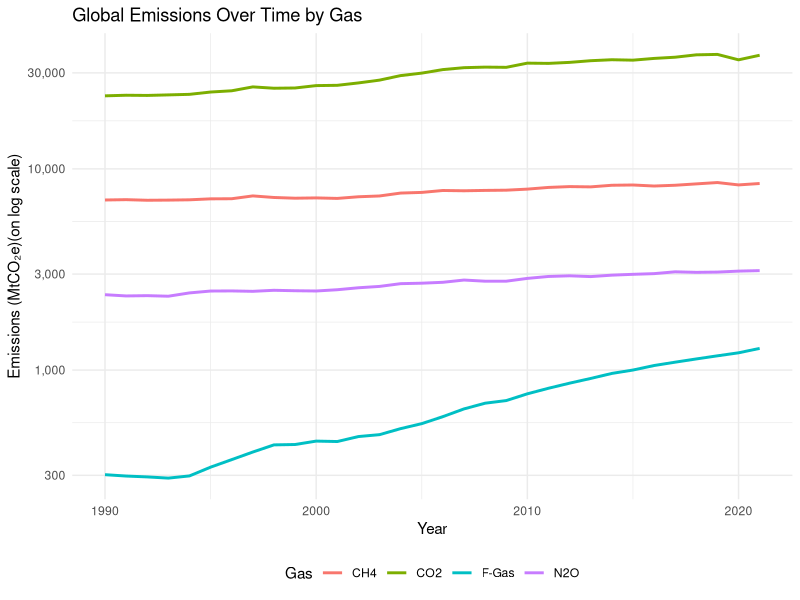
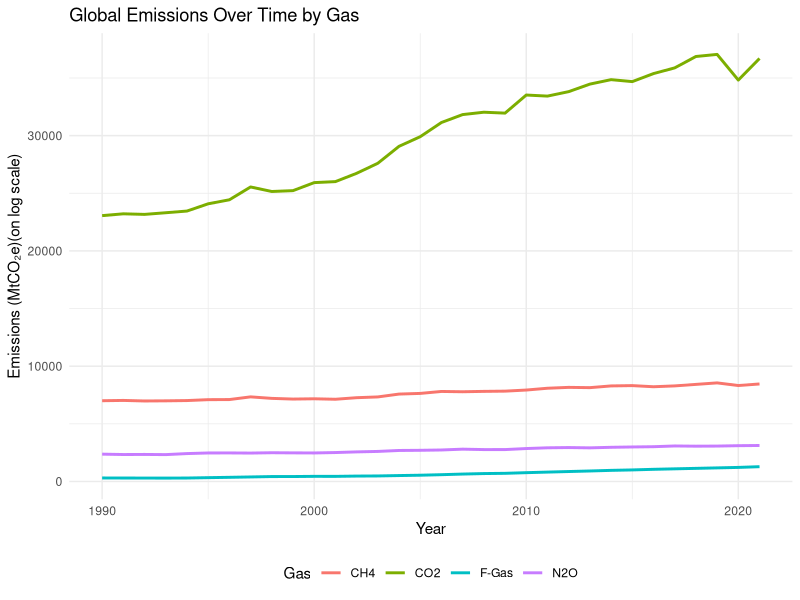
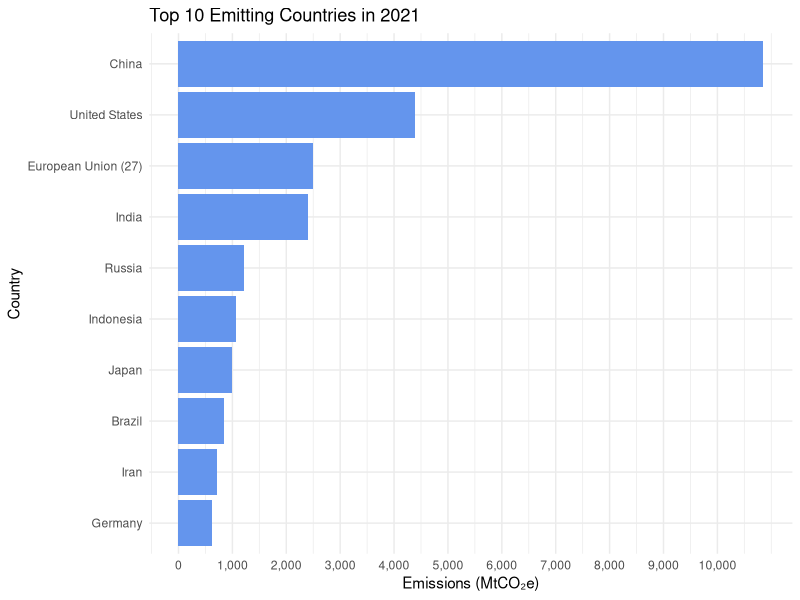
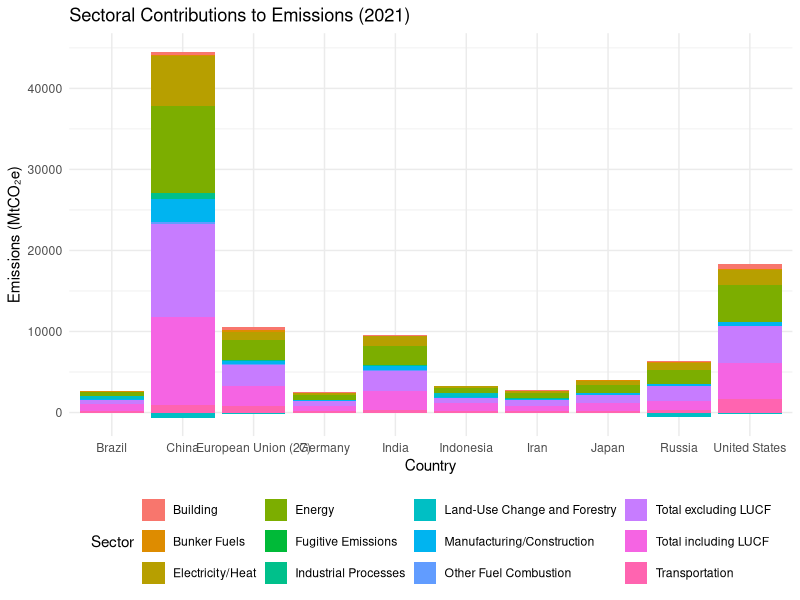
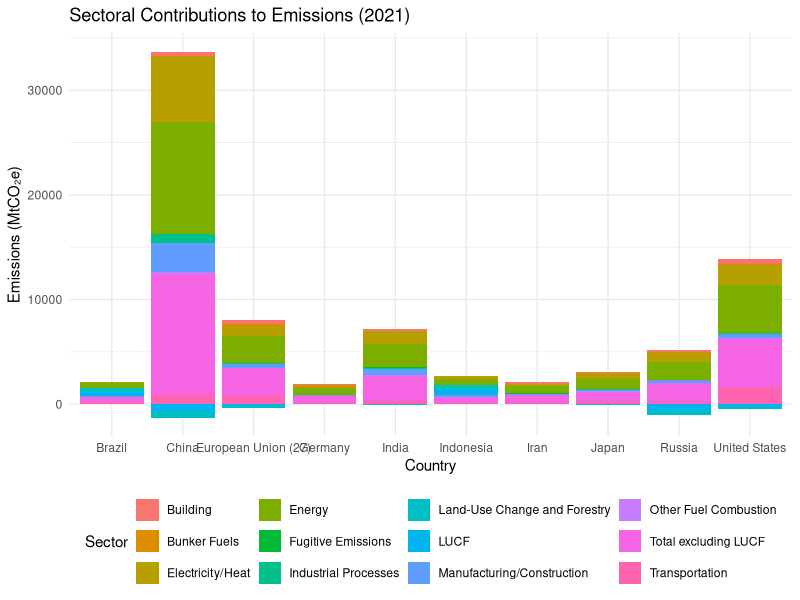
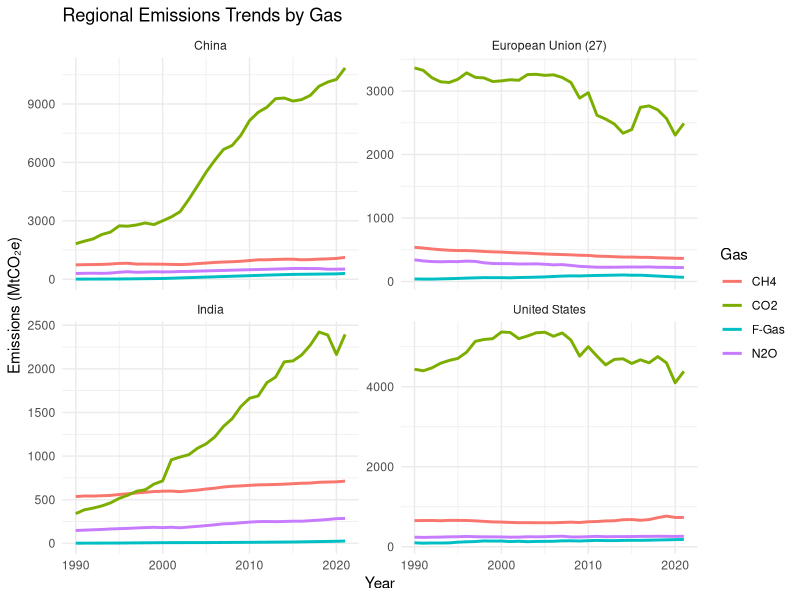
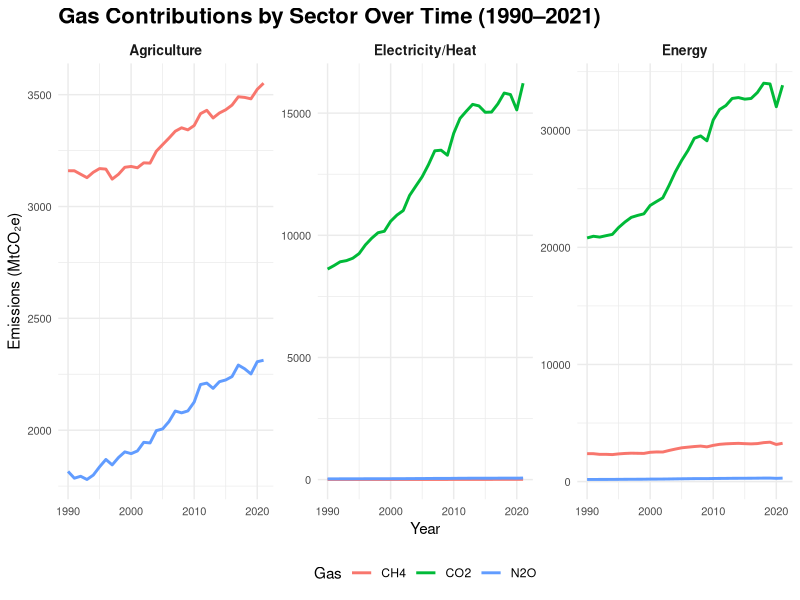
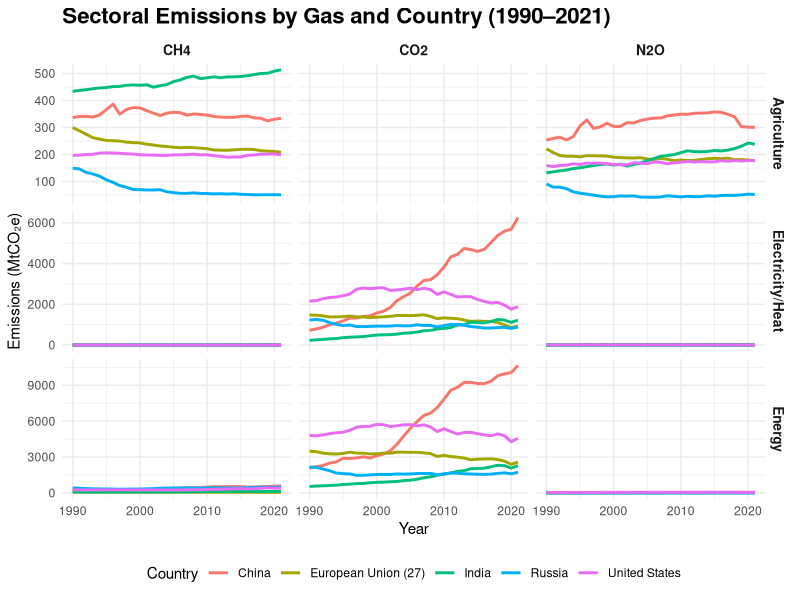

Write R code to recreate these figures, in order.
## ---- chunk 1
library(readr)
library(tidyverse)
## ---- chunk 2
data <- read.csv("Datasets/historical_emissions.csv", na.strings = c("NA", "N/A"))

tail(data)
dim(data)
## ---- chunk 3
cleaned_data <- na.omit(data)
dim(cleaned_data)
str(cleaned_data)
data_long <- cleaned_data |>
  pivot_longer(
    cols = starts_with("X"),    # Select all columns starting with "X" (years)
    names_to = "Year",          # New column for years
    values_to = "Emissions"     # New column for emission values
  ) |>
  mutate(Year = as.numeric(sub("X", "", Year)))
data_long
## ---- chunk 4
# Filter for global emissions across all gases for "Total including LUCF"
global_emissions_gases <- subset(data_long, Country == "World" & Sector == "Total including LUCF")

# Plot emissions for all gases with different line colors
ggplot(global_emissions_gases, aes(x = Year, y = Emissions, color = Gas)) +
  geom_line(size = 1) +
  scale_y_continuous(trans = 'log10', labels = scales::comma) +
  labs(title = "Global Emissions Over Time by Gas",
       x = "Year",
       y = "Emissions (MtCO₂e)(on log scale)",
       color = "Gas") +
  theme_minimal() +
  theme(legend.position = "bottom")

global_emissions_gases <- subset(data_long, Country == "World" & Sector == "Total including LUCF")
## ---- chunk 5
# Plot emissions for all gases with different line colors
ggplot(global_emissions_gases, aes(x = Year, y = Emissions, color = Gas)) +
  geom_line(size = 1) +
  labs(title = "Global Emissions Over Time by Gas",
       x = "Year",
       y = "Emissions (MtCO₂e)(on log scale)",
       color = "Gas") +
  theme_minimal() +
  theme(legend.position = "bottom")
## ---- chunk 6
data_2021 <- subset(data_long, Year == 2021 & Gas == "CO2" & Sector == "Total including LUCF")
top_10 <- data_2021[order(-data_2021$Emissions), ][2:11, ]

ggplot(top_10, aes(x = reorder(Country, Emissions), y = Emissions)) +
  geom_bar(stat = "identity", fill = "cornflowerblue") +
  scale_y_continuous(breaks = seq(0, max(top_10$Emissions), by = 1000), labels = scales::comma) +
  labs(title = "Top 10 Emitting Countries in 2021",
       x = "Country",
       y = "Emissions (MtCO₂e)") +
  theme_minimal() +
  coord_flip()
## ---- chunk 7
top_countries <- top_10$Country
sector_data <- subset(data_long, Year == 2021 & Country %in% top_countries & Gas == "CO2")

ggplot(sector_data, aes(x = Country, y = Emissions, fill = Sector)) +
  geom_bar(stat = "identity") +
  labs(title = "Sectoral Contributions to Emissions (2021)",
       x = "Country",
       y = "Emissions (MtCO₂e)") +
  theme_minimal() +
  theme(legend.position = "bottom")
## ---- chunk 8
# Calculate LUCF emissions
sector_data <- subset(data_long, Year == 2021 & Country %in% top_countries & Gas == "CO2")

# Create a new LUCF column by calculating the difference
sector_data_lucf <- sector_data |>
  filter(Sector %in% c("Total including LUCF", "Total excluding LUCF")) |>
  spread(Sector, Emissions) |>
  mutate(LUCF = `Total including LUCF` - `Total excluding LUCF`) |>
  gather(key = "Sector", value = "Emissions", c("LUCF", "Total excluding LUCF"))

# Combine with other sectors
sector_data_combined <- sector_data |>
  filter(!Sector %in% c("Total including LUCF", "Total excluding LUCF")) |>
  bind_rows(sector_data_lucf)

# Plot the updated data
ggplot(sector_data_combined, aes(x = Country, y = Emissions, fill = Sector)) +
  geom_bar(stat = "identity") +
  labs(title = "Sectoral Contributions to Emissions (2021)",
       x = "Country",
       y = "Emissions (MtCO₂e)") +
  theme_minimal() +
  theme(legend.position = "bottom") +
  scale_color_brewer(palette = "PuBu") 
## ---- chunk 9
facet_data <- subset(data_long, Country %in% c("China", "United States", "India", "European Union (27)") & Sector == "Total including LUCF")

ggplot(facet_data, aes(x = Year, y = Emissions, color = Gas)) +
  geom_line(size = 1) +
  facet_wrap(~ Country, scales = "free_y") +
  labs(title = "Regional Emissions Trends by Gas",
       x = "Year",
       y = "Emissions (MtCO₂e)") +
  theme_minimal()
## ---- chunk 10
facet_data <- subset(
  data_long,
  Country %in% c(
    "China", "United States", "India", "European Union (27)",
    "Russia", "Japan", "Brazil", "Indonesia", "Iran", "Germany"  # Top 10 emitters
  ) &
    Sector %in% c(
      "Energy", "Agriculture", "Transport",
      "Electricity/Heat", "Waste", "Industrial Processes"
    ) &  # Key sectors
    Gas %in% c("CO2", "CH4", "N2O", "F-Gas")  # Major greenhouse gases
)
## ---- chunk 11
gas_sector_data <- subset(
  data_long,
  Country == "World" & Sector %in% c("Energy", "Agriculture", "Transport", "Electricity/Heat") & Gas %in% c("CO2", "CH4", "N2O", "F-Gas")
)

ggplot(gas_sector_data, aes(x = Year, y = Emissions, color = Gas)) +
  geom_line(size = 1) +
  facet_wrap(~ Sector, scales = "free_y") +
  labs(
    title = "Gas Contributions by Sector Over Time (1990–2021)",
    x = "Year",
    y = "Emissions (MtCO₂e)",
    color = "Gas"
  ) +
  theme_minimal() +
  theme(
    strip.text = element_text(size = 10, face = "bold"),
    plot.title = element_text(size = 16, face = "bold"),
    axis.text = element_text(size = 8),
    legend.position = "bottom"
  )
## ---- chunk 12
# Filter data for selected countries and sectors across gases
gas_focused <- subset(
  data_long,
  Country %in% c("China", "United States", "India", "European Union (27)", "Russia") &
    Sector %in% c("Energy", "Agriculture", "Transport", "Electricity/Heat") &
    Gas %in% c("CO2", "CH4", "N2O", "F-Gas")
)

# Faceted grid plot
ggplot(gas_focused, aes(x = Year, y = Emissions, color = Country)) +
  geom_line(size = 1) +
  facet_grid(Sector ~ Gas, scales = "free_y") +
  labs(
    title = "Sectoral Emissions by Gas and Country (1990–2021)",
    x = "Year",
    y = "Emissions (MtCO₂e)",
    color = "Country"
  ) +
  theme_minimal() +
  theme(
    strip.text = element_text(size = 10, face = "bold"),
    plot.title = element_text(size = 16, face = "bold"),
    legend.position = "bottom"
  )

## ---- chunk 13
sector_country_data <- subset(
  data_long,
  Year == 2021 &
    Country %in% c(
      "China", "United States", "India", "European Union (27)",
      "Russia", "Japan", "Brazil", "Germany"
    ) &
    Gas == "CO2" &
    !Sector %in% c("Total including LUCF", "Total excluding LUCF")  # Exclude these sectors
)

ggplot(sector_country_data, aes(x = Country, y = Sector, fill = Emissions)) +
  geom_tile() +
  scale_fill_gradient(low = "lightblue", high = "darkblue") +
  labs(
    title = "Sectoral Emissions Intensity Across Countries (2021)",
    x = "Country",
    y = "Sector",
    fill = "Emissions (MtCO₂e)"
  ) +
  theme_minimal() +
  theme(
    plot.title = element_text(size = 16, face = "bold"),
    axis.text.x = element_text(angle = 45, hjust = 1),
    legend.position = "right"
  )
## ---- chunk 14
# Filter data for sector-by-gas analysis
sector_gas_data <- subset(
  data_long,
  Year == 2021 &
    !Sector %in% c("Total including LUCF", "Total excluding LUCF") &
    Gas %in% c("CO2", "CH4", "N2O", "F-Gas")
)
## ---- chunk 15
# Summarize data to get total emissions by sector and gas
sector_gas_summary <- sector_gas_data |>
  group_by(Sector, Gas) |>
  summarise(Total_Emissions = sum(Emissions, na.rm = TRUE)) |>
  ungroup()

# Create stacked bar chart
ggplot(sector_gas_summary, aes(x = reorder(Sector, -Total_Emissions), y = Total_Emissions, fill = Gas)) +
  geom_bar(stat = "identity") +
  labs(
    title = "Sectoral Emissions by Gas (2021)",
    x = "Sector",
    y = "Total Emissions (MtCO₂e)",
    fill = "Gas"
  ) +
  theme_minimal() +
  theme(
    plot.title = element_text(size = 16, face = "bold"),
    axis.text.x = element_text(angle = 45, hjust = 1),
    legend.position = "bottom"
  )
## ---- chunk 16
library(ggplot2)

# Filter data for relevant countries, sectors, and gases
grouped_bar_data <- subset(
  data_long,
  Year == 2021 &
    Country %in% c("China", "United States", "India", "European Union (27)", "Russia") &
    !Sector %in% c("Total including LUCF", "Total excluding LUCF") &
    Gas %in% c("CO2", "CH4", "N2O","F-Gas")
)

# Create grouped bar chart
ggplot(grouped_bar_data, aes(x = Sector, y = Emissions, fill = Gas)) +
  geom_bar(stat = "identity", position = "dodge") +
  facet_wrap(~ Country, scales = "free_y") +
  labs(
    title = "Sectoral Emissions by Gas Faceted by Country (2021)",
    x = "Sector",
    y = "Emissions (MtCO₂e)",
    fill = "Gas"
  ) +
  theme_minimal() +
  theme(
    plot.title = element_text(size = 16, face = "bold"),
    axis.text.x = element_text(angle = 45, hjust = 1),
    legend.position = "bottom"
  )
## ---- chunk 17
library(ggplot2)

# Filter data for relevant countries, sectors, and gases
grouped_bar_data <- subset(
  data_long,
  Year == 2021 &
    Country %in% c("China", "United States", "India", "European Union (27)", "Russia") &
    !Sector %in% c("Total including LUCF", "Total excluding LUCF") &
    Gas %in% c("CO2", "CH4", "N2O")
)

# Create grouped bar chart
ggplot(grouped_bar_data, aes(x = Sector, y = Emissions, fill = Gas)) +
  geom_bar(stat = "identity", position = "dodge") +
  scale_y_continuous(trans = "log10", labels = scales::comma) +
  facet_wrap(~ Country, scales = "free_y") +
  labs(
    title = "Sectoral Emissions by Gas Faceted by Country (2021)",
    x = "Sector",
    y = "Emissions (MtCO₂e)",
    fill = "Gas"
  ) +
  theme_minimal() +
  theme(
    plot.title = element_text(size = 16, face = "bold"),
    axis.text.x = element_text(angle = 45, hjust = 1),
    legend.position = "bottom"
  )
## ---- chunk 18
library(dplyr)
library(ggplot2)

# Filter CO2 emissions data
co2_data <- data_long |>
  filter(Gas == "CO2", Sector == "Total including LUCF")

# Calculate global total emissions for each year
global_emissions <- co2_data |>
  group_by(Year) |>
  summarise(Total_Emissions = sum(Emissions, na.rm = TRUE))

# Calculate cumulative emissions per country and identify top 5 emitters
top_5_countries <- co2_data |>
  group_by(Country) |>
  summarise(Cumulative_Emissions = sum(Emissions, na.rm = TRUE)) |>
  arrange(desc(Cumulative_Emissions)) |>
  slice(2:6) |>
  pull(Country)

# Filter for top 5 countries and calculate percentage contribution
top_5_contributions <- co2_data |>
  filter(Country %in% top_5_countries) |>
  left_join(global_emissions, by = "Year") |>
  mutate(Percentage_Contribution = Emissions / Total_Emissions * 100)

# Plot the line chart
ggplot(top_5_contributions, aes(x = Year, y = Percentage_Contribution, color = Country)) +
  geom_line(size = 1) +
  labs(
    title = "Contribution of Top 5 Countries to CO2 Emissions (1990–2021)",
    x = "Year",
    y = "Percentage Contribution",
    color = "Country"
  ) +
  theme_minimal() +
  theme(
    plot.title = element_text(size = 14, face = "bold"),
    axis.text = element_text(size = 10),
    legend.position = "right"
  )

## ---- chunk 19
library(dplyr)
library(ggplot2)

# Filter CO2 emissions data
co2_data <- data_long |>
  filter(Gas == "CO2", Sector == "Total including LUCF")

# Calculate global total emissions for each year
global_emissions <- co2_data |>
  group_by(Year) |>
  summarise(Total_Emissions = sum(Emissions, na.rm = TRUE))

# Calculate cumulative emissions per country and identify top 5 emitters
top_5_countries <- co2_data |>
  group_by(Country) |>
  summarise(Cumulative_Emissions = sum(Emissions, na.rm = TRUE)) |>
  arrange(desc(Cumulative_Emissions)) |>
  slice(2:6) |>
  pull(Country)

# Separate emissions into top 5 countries and other countries
stacked_data <- co2_data |>
  left_join(global_emissions, by = "Year") |>
  mutate(
    Group = ifelse(Country %in% top_5_countries, "Top 5 Countries", "Other Countries"),
    Percentage_Contribution = Emissions / Total_Emissions * 100
  ) |>
  group_by(Year, Group) |>
  summarise(Total_Percentage = sum(Percentage_Contribution, na.rm = TRUE)) |>
  ungroup()

# Plot the stacked bar chart
ggplot(stacked_data, aes(x = Year, y = Total_Percentage, fill = Group)) +
  geom_bar(stat = "identity", position = "stack") +
  labs(
    title = "Contribution of Top 5 Countries vs Other Countries to CO2 Emissions (1990–2021)",
    x = "Year",
    y = "Percentage Contribution",
    fill = "Group"
  ) +
  theme_minimal() +
  theme(
    plot.title = element_text(size = 14, face = "bold"),
    axis.text = element_text(size = 10),
    legend.position = "right"
  )

